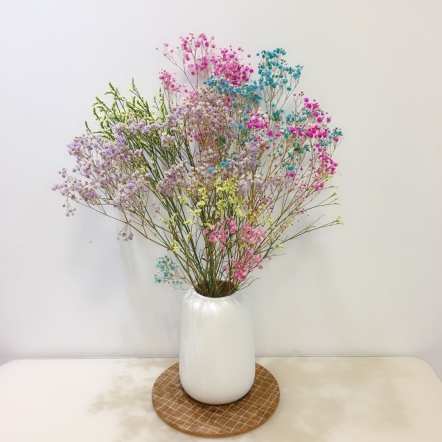
#> input picture chapter4/images/flower.jpg, 442 x 442 px
$ python Draw_Hist_with_opencv.py
#> lines starting #> are read from the running program, lines starting #| are printed output that depends on the picture
# -*- coding:utf-8 -*-
import cv2 as cv
import numpy as np
import sys


# 设定bins的数目
bins = np.arange(256).reshape(256, 1)


def draw_gray_histogram(image):
    # 创建一个全0矩阵以绘制直方图
    new = np.zeros((image.shape[0], 256, 3))
    # 对图像进行直方图计算
    hist_item = cv.calcHist([image], [0], None, [256], [0, 256])
    # 对直方图进行归一化，我们将在4.3.1节进行详细讲解
    cv.normalize(hist_item, hist_item, 0, 255, cv.NORM_MINMAX)
    hist = np.int32(np.around(hist_item))
    for x, y in enumerate(hist):
        cv.line(new, (x, 0), (x, y), (255, 255, 255))
    # 由于绘制时是从顶部开始绘制，因此需要将矩阵进行翻转
    result = cv.flip(new, 0)
    return result


def draw_bgr_histogram(image):
    # 创建一个3通道的全0矩阵以绘制直方图
    new = np.zeros((image.shape[0], 256, 3))
    # 声明BGR三种颜色
    bgr = [(255, 0, 0), (0, 255, 0), (0, 0, 255)]
    for i, col in enumerate(bgr):
        hist_item = cv.calcHist([image], [i], None, [256], [0, 256])
        cv.normalize(hist_item, hist_item, 0, 255, cv.NORM_MINMAX)
        hist = np.int32(np.around(hist_item))
        hist = np.int32(np.column_stack((bins, hist)))
        cv.polylines(new, [hist], False, col)
    result = cv.flip(new, 0)
    return result


if __name__ == '__main__':
    # 读取图像flower.jpg
    img = cv.imread('./images/flower.jpg')
#> img is the input picture: shape (442, 442, 3); mean B, G, R 190.5, 198.3, 205.4
    # 判断是否读取成功
    if img is None:
        print("Failed to read flower.jpg.")
        sys.exit()
    # 将图片转为灰度模式
    gray = cv.cvtColor(img, cv.COLOR_BGR2GRAY)
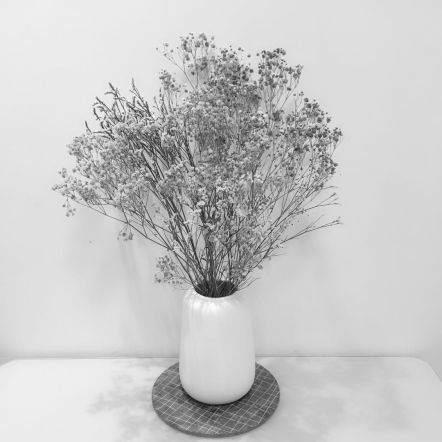
#> gray: shape (442, 442); min 21, max 253, mean 199.5

    # 计算并绘制灰度图像直方图和BGR图像直方图
    gray_histogram = draw_gray_histogram(gray)
#> in draw_gray_histogram, `hist_item = cv.calcHist([image], [0], None, [256], [0, 256])`: hist_item = 256 values, max 7720 at index 220, min 0 at index 0, mean 763.1
#> in draw_gray_histogram, `hist = np.int32(np.around(hist_item))`: hist = 256 values, max 255 at index 220, min 0 at index 0, mean 25.17
#> the loop in draw_gray_histogram, `for x, y in enumerate(hist):` made 1 pass
#> (x, y) on pass 1: (0, [0])
#> after the loop in draw_gray_histogram, `for x, y in enumerate(hist):`: new: shape (442, 256, 3) float64; every value is 0
#> (the run stopped early here; a loop or call above may not have finished)

$ run again, with chapter4/images/Compare_Hist_1.jpg copied over chapter4/images/flower.jpg
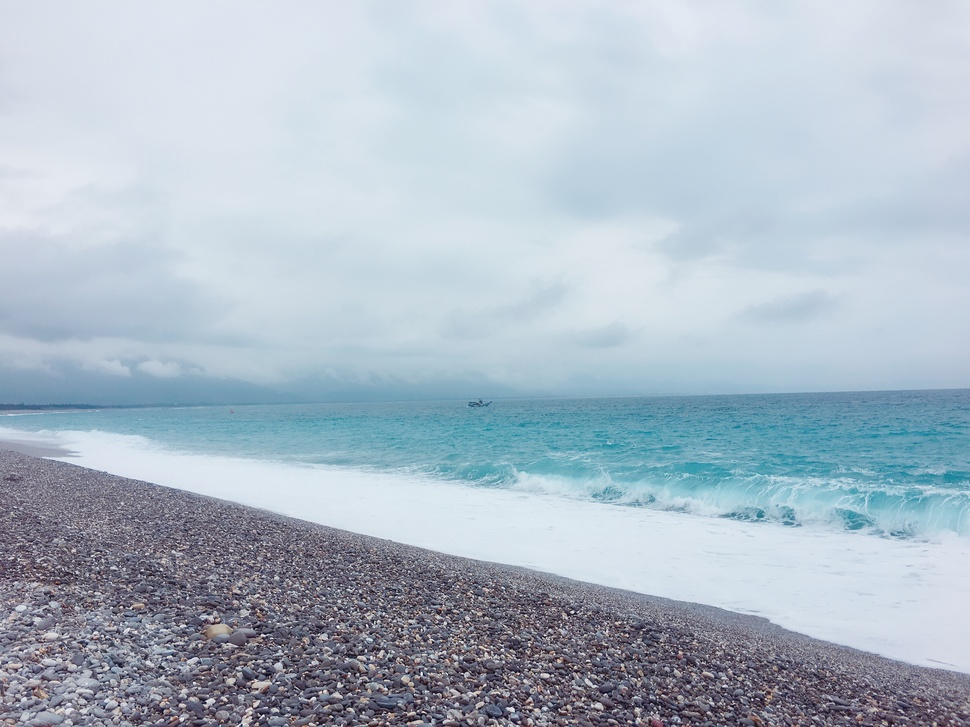
#> input picture chapter4/images/Compare_Hist_1.jpg, 970 x 727 px, shrunk from 3264 x 2448 before the run
#> img is the input picture: shape (727, 970, 3); mean B, G, R 198.7, 186, 171.7
#> `gray = cv.cvtColor(img, cv.COLOR_BGR2GRAY)`:
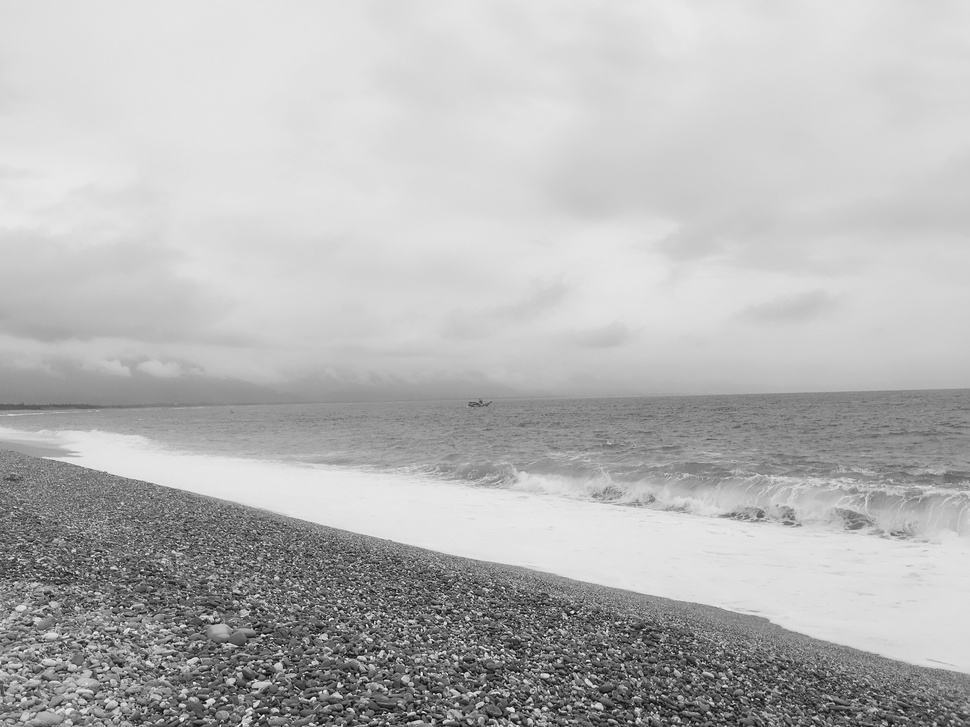
#> gray: shape (727, 970); min 1, max 254, mean 183.2
#> hist_item = 256 values, max 26322 at index 225, min 0 at index 0, mean 2754.6
#> hist = 256 values, max 255 at index 225, min 0 at index 0, mean 26.68
#> the loop in draw_gray_histogram, `for x, y in enumerate(hist):` made 1 pass
#> (x, y) on pass 1: (0, [0])

$ run again, with chapter4/images/Compare_Hist_2.jpg copied over chapter4/images/flower.jpg
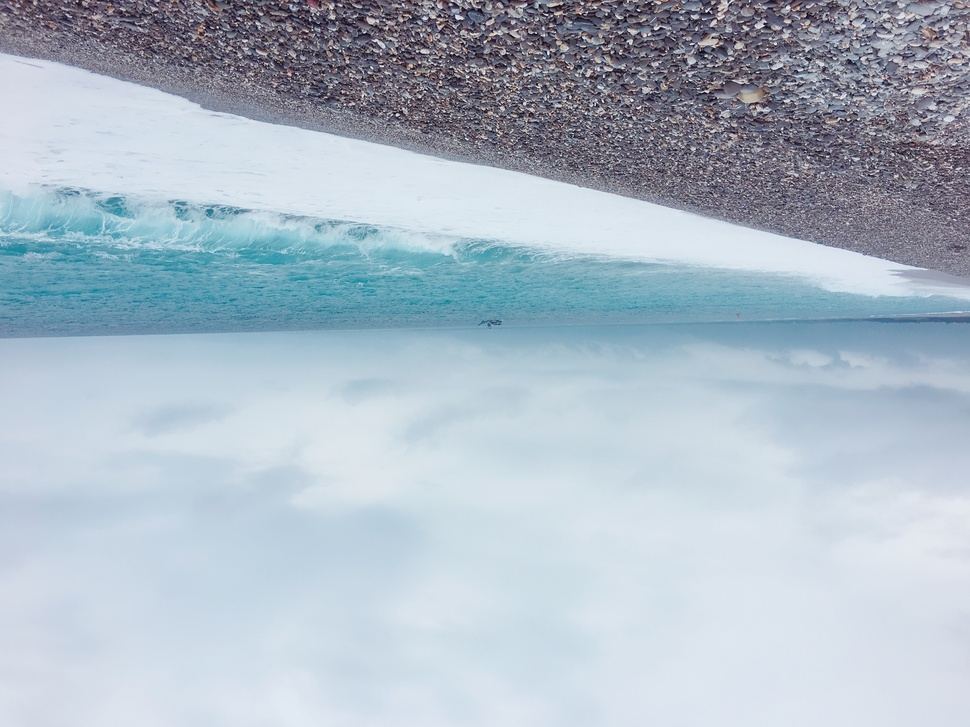
#> input picture chapter4/images/Compare_Hist_2.jpg, 970 x 727 px, shrunk from 3264 x 2448 before the run
#> img is the input picture: shape (727, 970, 3); mean B, G, R 198.8, 186, 171.8
#> `gray = cv.cvtColor(img, cv.COLOR_BGR2GRAY)`:
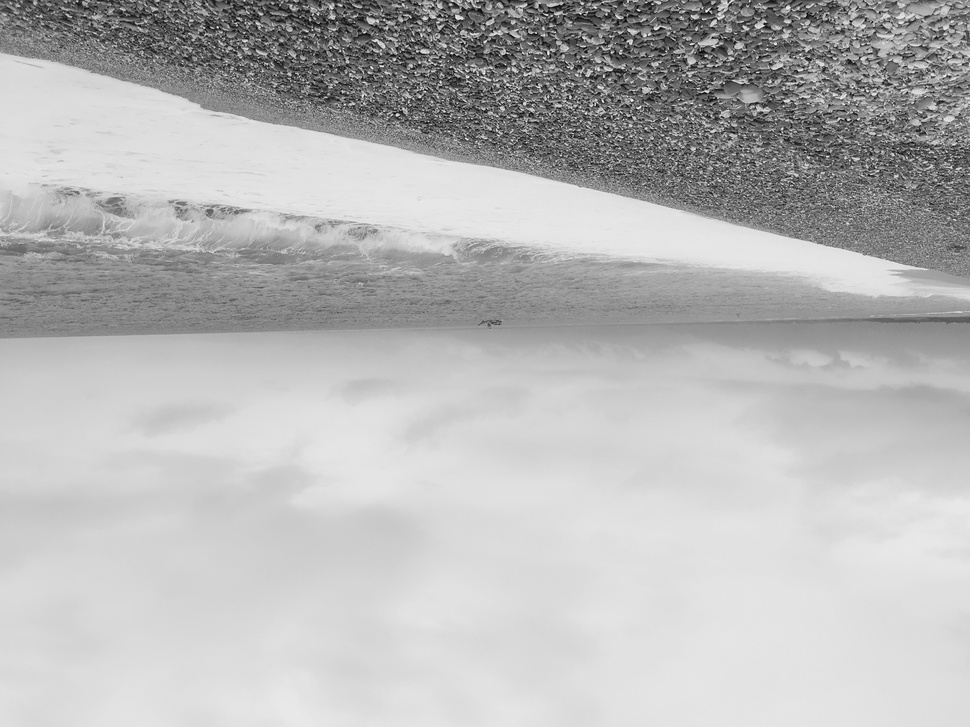
#> gray: shape (727, 970); min 2, max 254, mean 183.2
#> hist_item = 256 values, max 26097 at index 225, min 0 at index 0, mean 2754.6
#> hist = 256 values, max 255 at index 225, min 0 at index 0, mean 26.91
#> the loop in draw_gray_histogram, `for x, y in enumerate(hist):` made 1 pass
#> (x, y) on pass 1: (0, [0])

$ run again, with chapter4/images/Compare_Hist_3.jpg copied over chapter4/images/flower.jpg
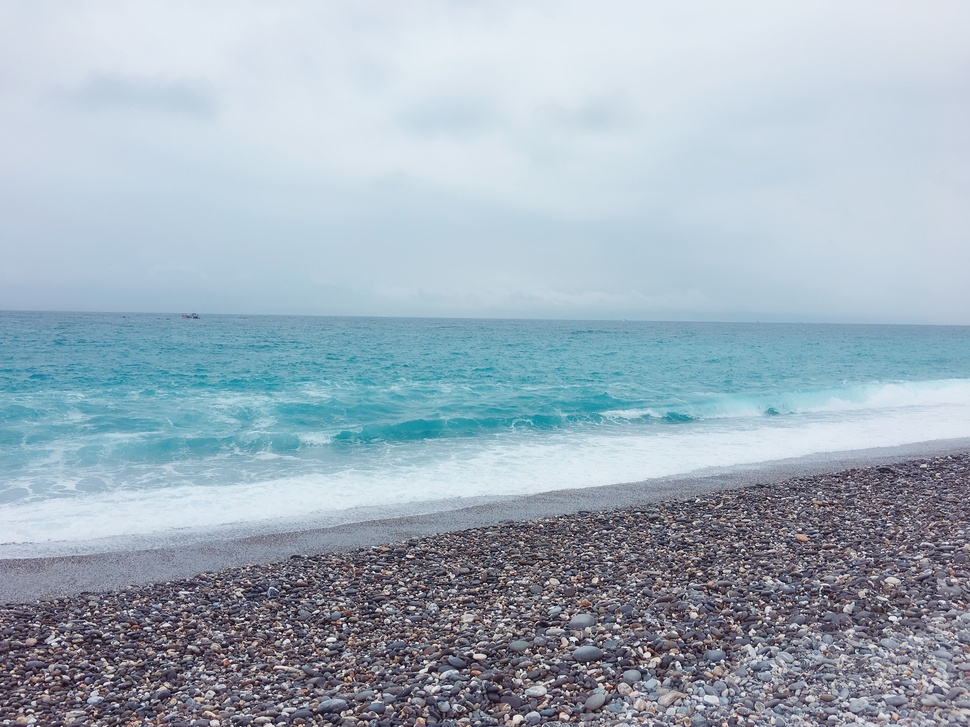
#> input picture chapter4/images/Compare_Hist_3.jpg, 970 x 727 px, shrunk from 3264 x 2448 before the run
#> img is the input picture: shape (727, 970, 3); mean B, G, R 188.5, 175.8, 159.9
#> `gray = cv.cvtColor(img, cv.COLOR_BGR2GRAY)`:
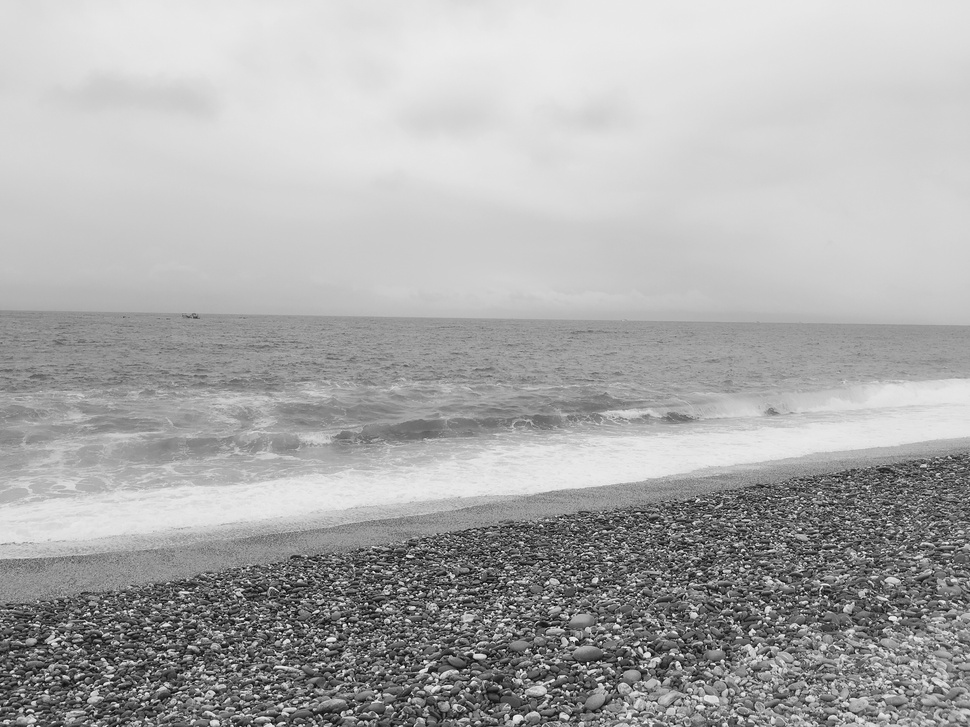
#> gray: shape (727, 970); min 1, max 254, mean 172.4
#> hist_item = 256 values, max 16441 at index 213, min 0 at index 0, mean 2754.6
#> hist = 256 values, max 255 at index 213, min 0 at index 0, mean 42.67
#> the loop in draw_gray_histogram, `for x, y in enumerate(hist):` made 1 pass
#> (x, y) on pass 1: (0, [0])
